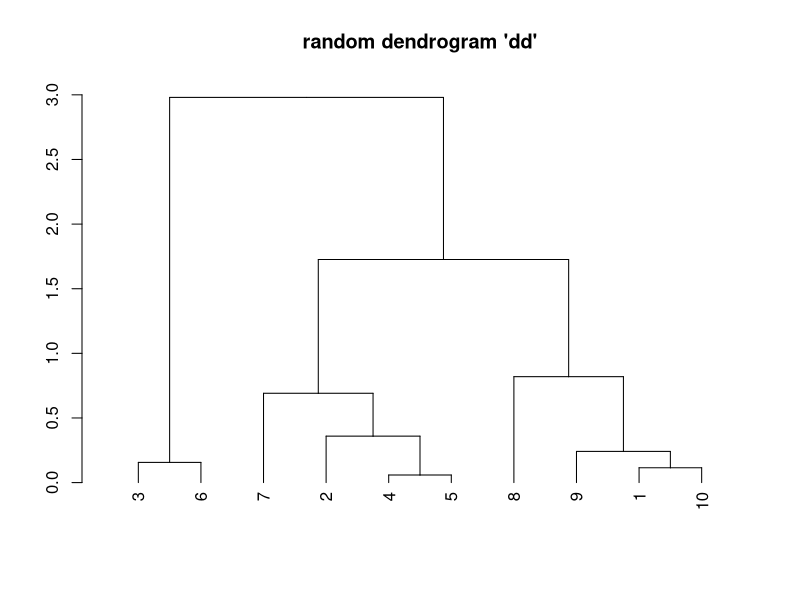
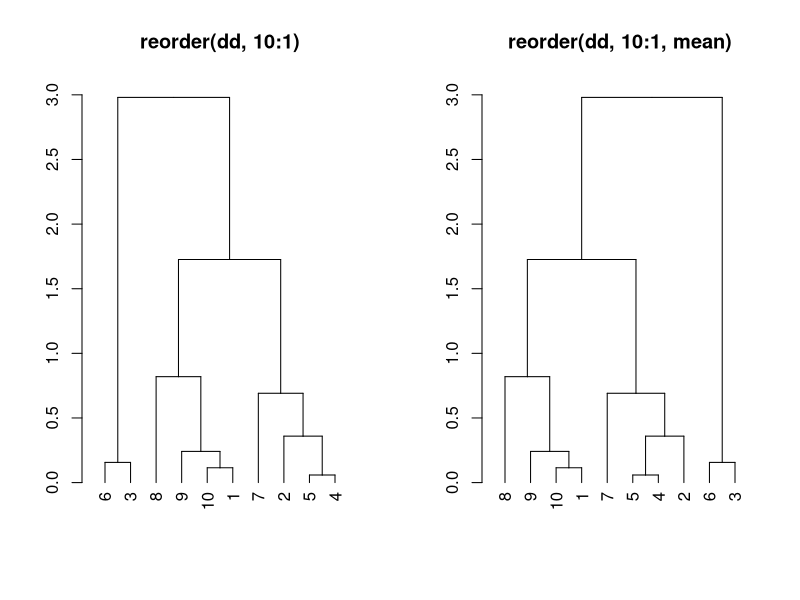

Source code (R) for these figures, in order:
require(graphics)

set.seed(123)
x <- rnorm(10)
hc <- hclust(dist(x))
dd <- as.dendrogram(hc)
dd.reorder <- reorder(dd, 10:1)
plot(dd, main = "random dendrogram 'dd'")

op <- par(mfcol = 1:2)
plot(dd.reorder, main = "reorder(dd, 10:1)")
plot(reorder(dd, 10:1, agglo.FUN = mean), main = "reorder(dd, 10:1, mean)")
par(op)

690-(230+183.03+132.46)/(3*2)
29*3

(49.37+38.53)/3
